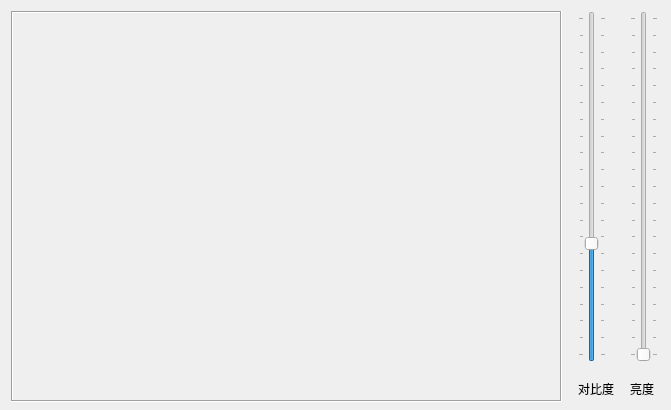
<?xml version="1.0" encoding="UTF-8"?>
<ui version="4.0">
 <class>Widget</class>
 <widget class="QWidget" name="Widget">
  <property name="geometry">
   <rect>
    <x>0</x>
    <y>0</y>
    <width>671</width>
    <height>410</height>
   </rect>
  </property>
  <property name="windowTitle">
   <string>Widget</string>
  </property>
  <widget class="QLabel" name="labelView">
   <property name="geometry">
    <rect>
     <x>11</x>
     <y>11</y>
     <width>551</width>
     <height>391</height>
    </rect>
   </property>
   <property name="frameShape">
    <enum>QFrame::Box</enum>
   </property>
   <property name="frameShadow">
    <enum>QFrame::Sunken</enum>
   </property>
   <property name="text">
    <string/>
   </property>
  </widget>
  <widget class="QSlider" name="verticalSliderContrast">
   <property name="geometry">
    <rect>
     <x>578</x>
     <y>11</y>
     <width>28</width>
     <height>351</height>
    </rect>
   </property>
   <property name="maximum">
    <number>100</number>
   </property>
   <property name="singleStep">
    <number>5</number>
   </property>
   <property name="value">
    <number>33</number>
   </property>
   <property name="orientation">
    <enum>Qt::Vertical</enum>
   </property>
   <property name="invertedAppearance">
    <bool>false</bool>
   </property>
   <property name="invertedControls">
    <bool>false</bool>
   </property>
   <property name="tickPosition">
    <enum>QSlider::TicksBothSides</enum>
   </property>
  </widget>
  <widget class="QSlider" name="verticalSliderBrightness">
   <property name="geometry">
    <rect>
     <x>630</x>
     <y>11</y>
     <width>28</width>
     <height>351</height>
    </rect>
   </property>
   <property name="maximum">
    <number>100</number>
   </property>
   <property name="singleStep">
    <number>5</number>
   </property>
   <property name="orientation">
    <enum>Qt::Vertical</enum>
   </property>
   <property name="tickPosition">
    <enum>QSlider::TicksBothSides</enum>
   </property>
  </widget>
  <widget class="QLabel" name="label_2">
   <property name="geometry">
    <rect>
     <x>578</x>
     <y>379</y>
     <width>45</width>
     <height>20</height>
    </rect>
   </property>
   <property name="text">
    <string>对比度</string>
   </property>
  </widget>
  <widget class="QLabel" name="label_3">
   <property name="geometry">
    <rect>
     <x>630</x>
     <y>379</y>
     <width>30</width>
     <height>20</height>
    </rect>
   </property>
   <property name="text">
    <string>亮度</string>
   </property>
  </widget>
 </widget>
 <resources/>
 <connections/>
</ui>
